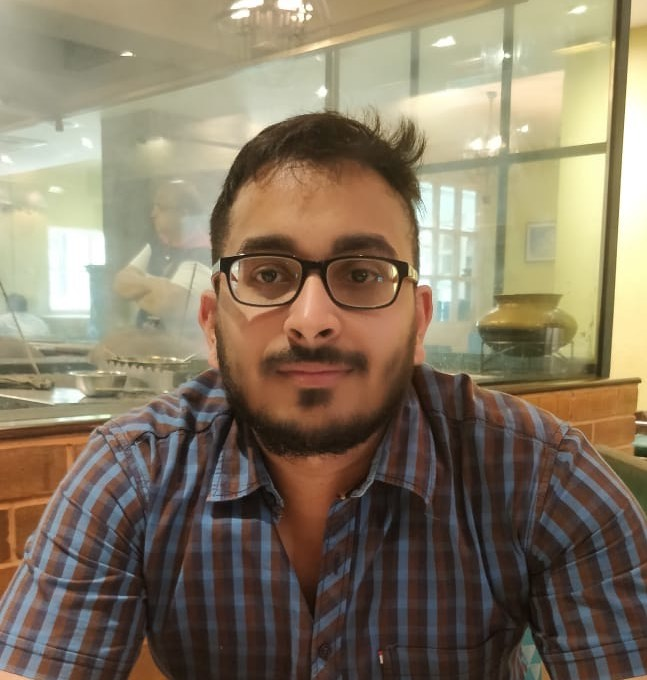
//> input picture assets/anish.jpg, 647 x 680 px
$ ./findContours   (built with g++ and OpenCV 4)
//> lines starting //> are read from the running program, lines starting //| are printed output that depends on the picture; after the words box and inside, x2 and y2 are one past the last pixel; in counts of white or black regions, pixels touching at a corner belong together
#include<opencv2/imgproc.hpp>
#include<opencv2/highgui.hpp>
#include<iostream>

using namespace cv;
using namespace std;

int main(){

    //Read input image in gray scale
    Mat image = imread("../assets/anish.jpg", IMREAD_GRAYSCALE);
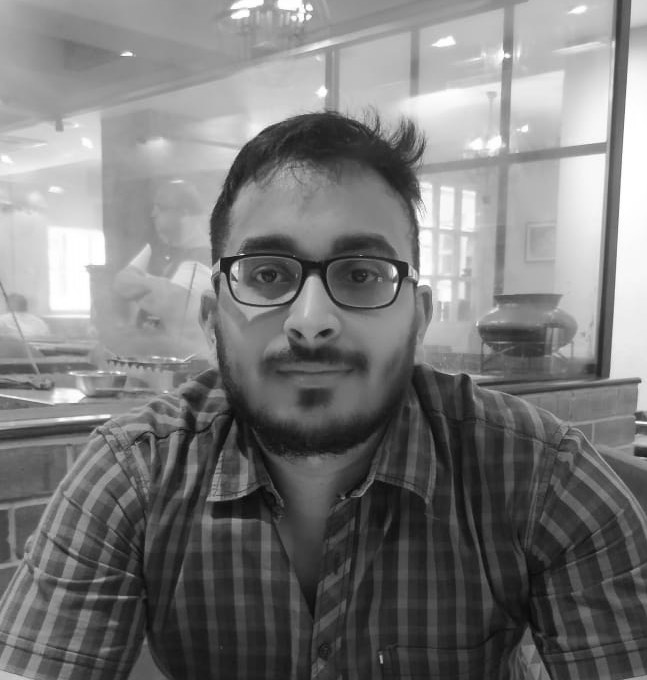
//> image: 680 rows x 647 cols, CV_8UC1; min 8, max 255, mean 121.9

    //Check if image exits
    if(image.empty()){
        cout<<"can not find image"<<endl;
        return 0;
    }

    Mat thresholdedImage;
    //Apply canny to the input image
    Canny(image, thresholdedImage, 50, 150, 3);
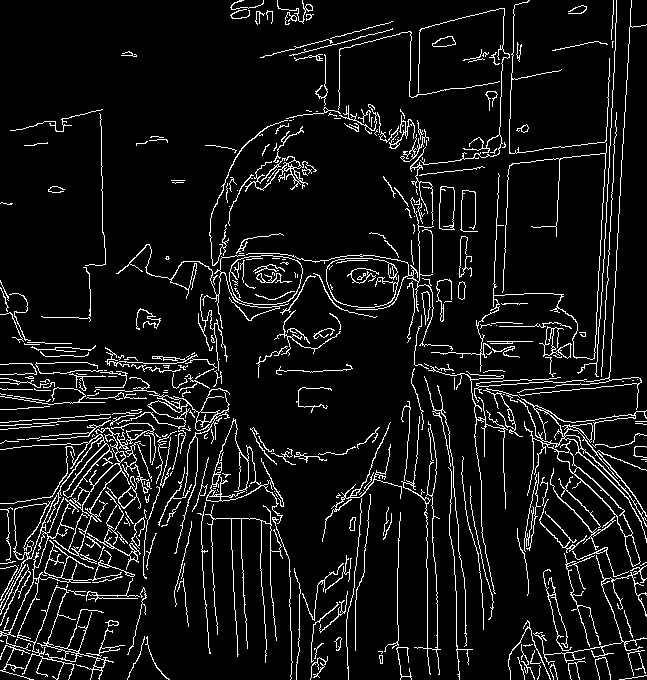
//> thresholdedImage: 680 rows x 647 cols, CV_8UC1; 7.9% white in thin lines or dots

    //To store contours
    vector<vector<Point>> contours;

    //To store hierarchy(nestedness)
    vector<Vec4i> hierarchy;

    //Find contours
    findContours(thresholdedImage, contours, hierarchy, RETR_TREE, CHAIN_APPROX_SIMPLE);
//> contours = 518 contours, 398 with area under 20; largest, box (x1, y1, x2, y2) and area: (0, 423, 156, 680) 3584, (229, 255, 303, 305) 3034, (229, 255, 303, 305) 3004, (206, 418, 283, 524) 2214, (517, 398, 647, 567) 2162

    //Output image to draw contours on
    Mat output;
    output = Mat::zeros( thresholdedImage.size(), CV_8UC3 );

    RNG rng(12345);

    // Draw contours.
    for( size_t i = 0; i< contours.size(); i++ ){
        Scalar color = Scalar( rng.uniform(0, 255), rng.uniform(0,255), rng.uniform(0,255) );
        drawContours(output, contours, i, color, 2);
    }
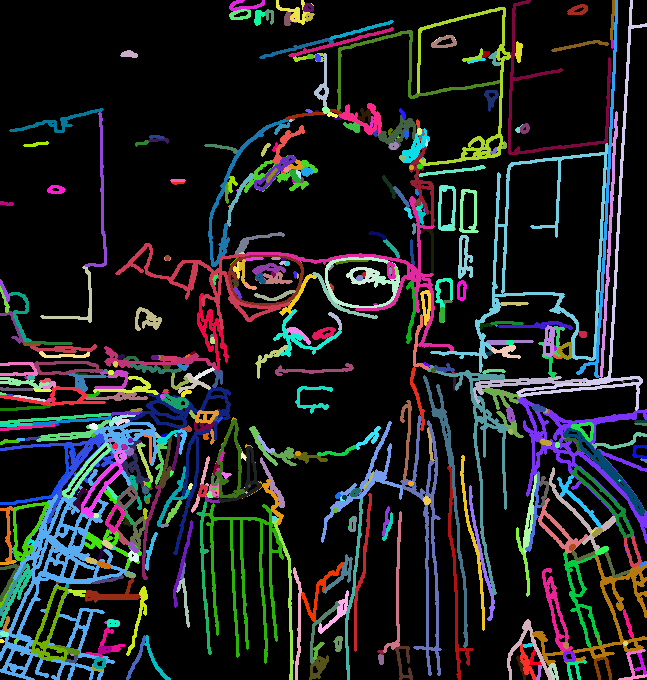
//> output: 680 rows x 647 cols, CV_8UC3; mean B, G, R 33, 32, 30

    //create windows to display images
    namedWindow("image", WINDOW_AUTOSIZE);
    namedWindow("canny", WINDOW_AUTOSIZE);
    namedWindow("contours", WINDOW_AUTOSIZE);

    /// display images
    imshow("image", image);
    imshow("canny", thresholdedImage);
    imshow("contours", output );

    //Press esc to exit the program
    waitKey(0);

    //close all the opened windows
    destroyAllWindows();

    return 0;
}
